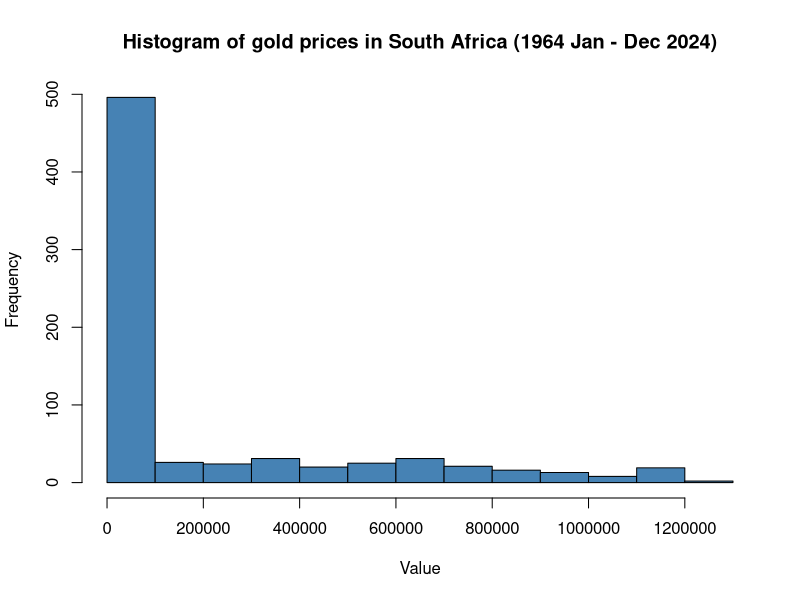
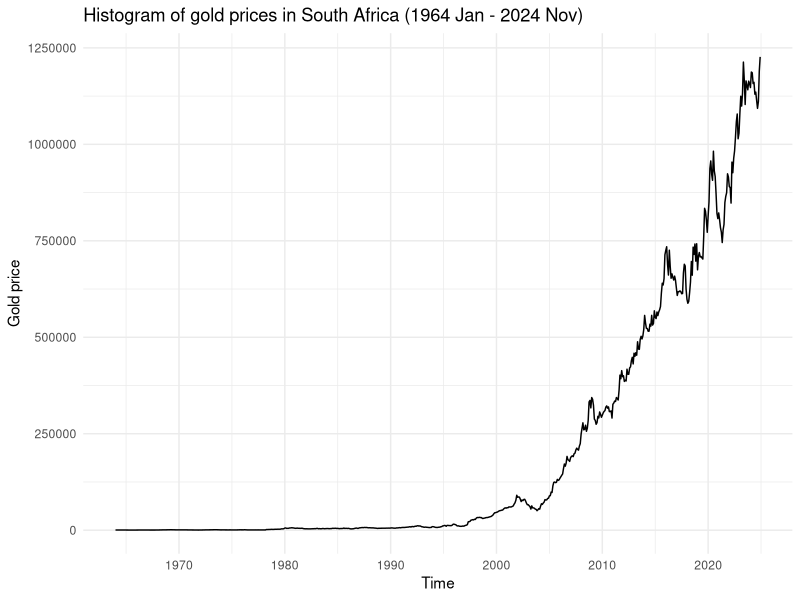
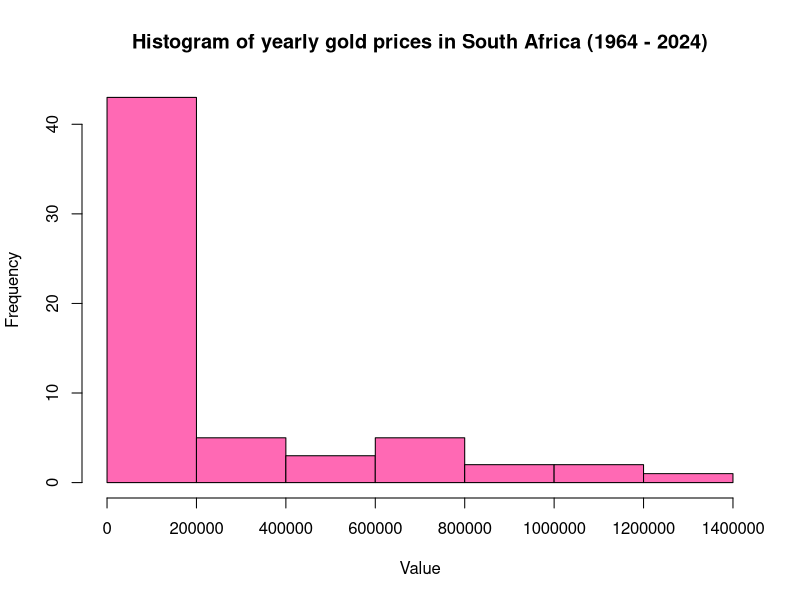
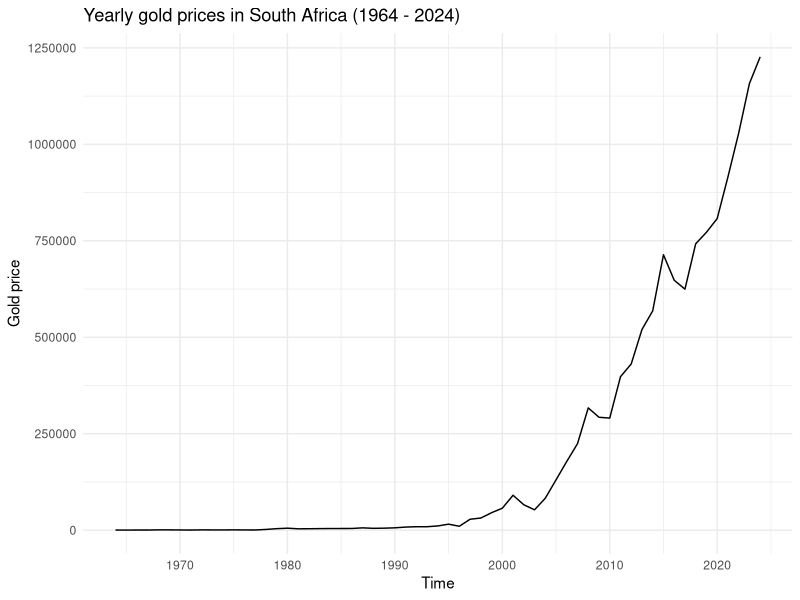

R code for these plots, in order:
## ---- chunk 1
#| echo: FALSE
#| message: FALSE
#| include: FALSE
#| warning: FALSE

required <- c('dplyr', 'forecast', 'fpp3', 'ggplot2', 'tidyverse', 'knitr')
lapply(required, require, character.only=TRUE)
## ---- chunk 2
#| echo: FALSE
#| message: FALSE
#| warning: FALSE

monthly_data <- read.csv(file='../data/KBP1021M.csv')

kable(head(monthly_data))

hist(
	monthly_data$Value, 
	col='steelblue', 
	main='Histogram of gold prices in South Africa (1964 Jan - Dec 2024)',
	xlab='Value'
)

monthly_data_ts <- ts(
	monthly_data$Value, 
	start=c(1964, 1), 
	end=c(2024, 12), 
	frequency=12)

autoplot(monthly_data_ts) +
	labs(
		title='Histogram of gold prices in South Africa (1964 Jan - 2024 Nov)', 
		x='Time', 
		y='Gold price') +
	theme_minimal()

yearly_data <- read.csv(file='../data/KBP1021J.csv')

kable(head(yearly_data))

hist(
	yearly_data$Value,
	col='hotpink', 
	main='Histogram of yearly gold prices in South Africa (1964 - 2024)',
	xlab='Value'
)

yearly_data_ts <- ts(
	yearly_data$Value, 
	start=c(1964, 1), 
	end=c(2024, 1), 
	frequency=1
	)

autoplot(yearly_data_ts) + 
	labs(
		title='Yearly gold prices in South Africa (1964 - 2024)', 
		x='Time', 
		y='Gold price') +
	theme_minimal()
